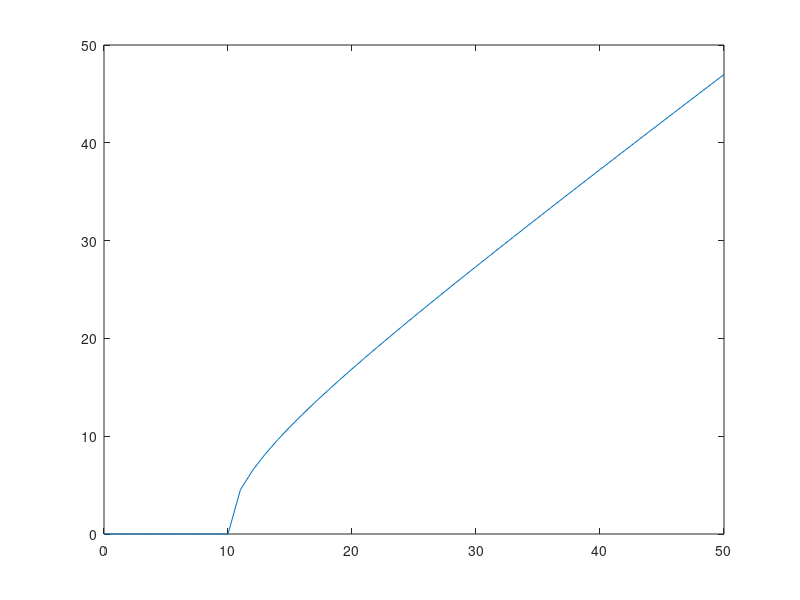

Write the MATLAB code that produced this figure.
M = 10;
l = 10;
J = 10;
R = 10;
m = 10;
x0 = 10;
g = 9.8;
x = 0 : 1 : 50;

f = R.*sqrt(g.*(M.*2 + m.*(x + x0)).*(x - x0)/(J+(M+m.*l)*R.^2));

plot(x, f);